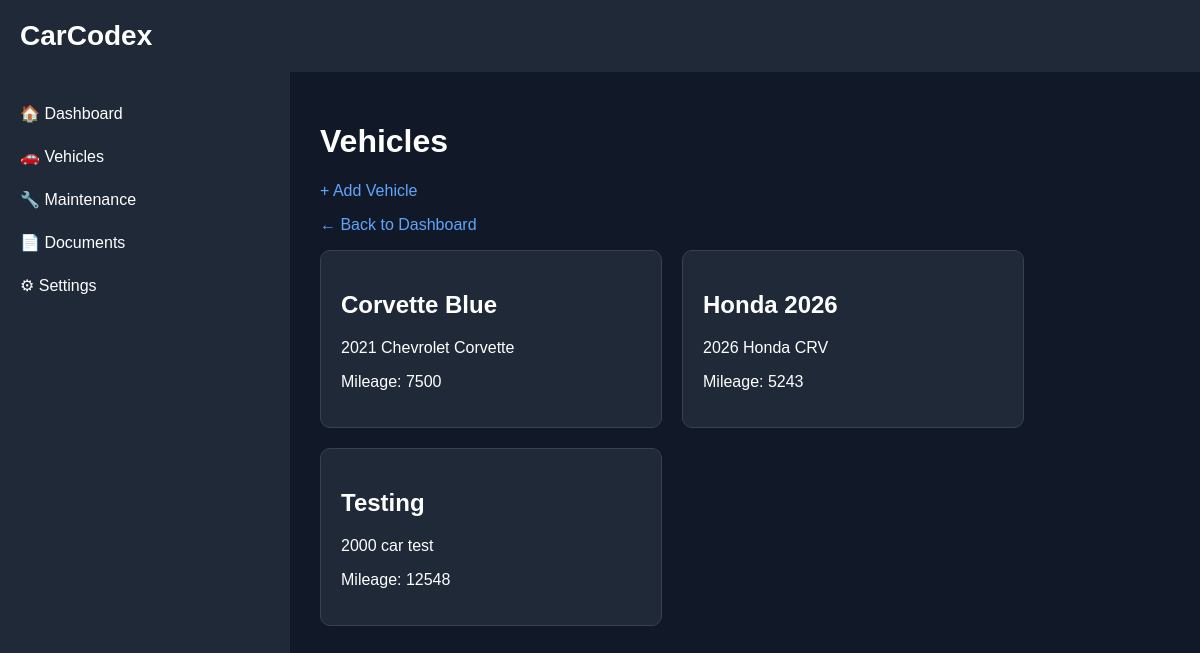
Before: /vehicles-ui with the older database file.
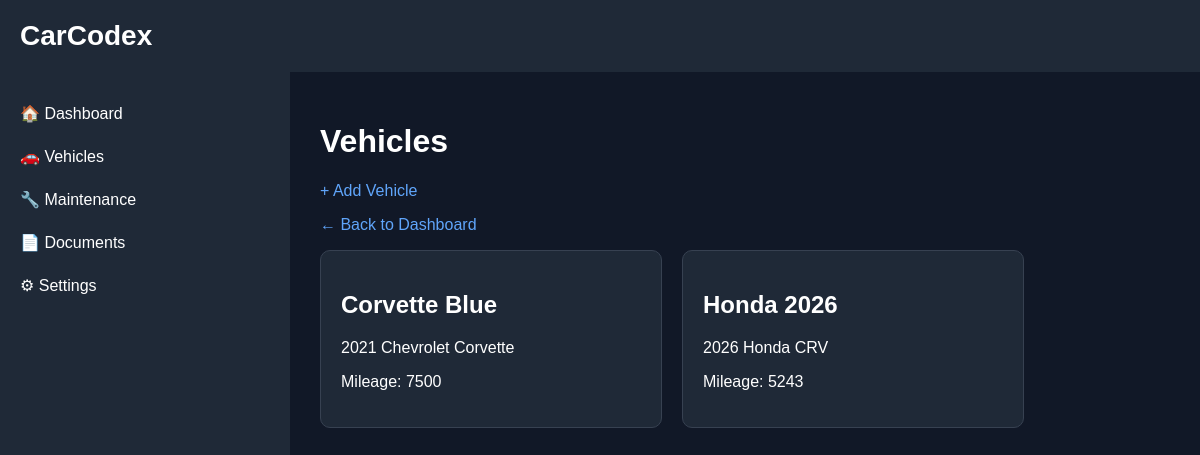
After: the same page with the newer database file.
### backend/models.py (models this page shows)
class Vehicle(Base):
    __tablename__ = "vehicles"
    id = Column(Integer, primary_key=True, index=True)
    nickname = Column(String)
    vin = Column(String)
    year = Column(Integer)
    make = Column(String)
    model = Column(String)
    trim = Column(String)
    current_mileage = Column(Integer)
    archived = Column(
        Boolean,
        default=False
)

### backend/main.py (the view)
@app.get(
    "/vehicles-ui",
    response_class=HTMLResponse
)
def vehicles_ui(
    request: Request
):
    db = SessionLocal()
    vehicles = db.query(
        Vehicle
    ).filter(
        Vehicle.archived == False
    ).all()
    db.close()
    return templates.TemplateResponse(
        request=request,
        name="vehicles.html",
        context={
            "request": request,
            "vehicles": vehicles
        }
    )

### backend/templates/vehicles.html (shortened to what this page needs)
{% extends "base.html" %}
{% block content %}
<h1>Vehicles</h1>
<p>
<A href="/vehicle-add" class="nav-link">
        + Add Vehicle
    </a>
</p>
<p>
    <a href="/ui" class="nav-link">
        ← Back to Dashboard
    </a>
</p>
<div class="vehicle-grid">
    {% for vehicle in vehicles %}
    <a href="/vehicle/{{ vehicle.id }}" class="vehicle-link">
        <div class="vehicle-card">
            <h2>{{ vehicle.nickname }}</h2>
            <p>
                {{ vehicle.year }}
                {{ vehicle.make }}
                {{ vehicle.model }}
            </p>
            <p>
                Mileage: {{ vehicle.current_mileage }}
            </p>
        </div>
    </a>
    {% endfor %}
</div>
{% endblock %}

### backend/templates/base.html (shortened to what this page needs)
<!DOCTYPE html>
<html>
<head>
</head>
<body>
    <div class="header">
        CarCodex
    </div>
    <div class="container">
        <div class="sidebar">
            <a href="/ui">
                🏠 Dashboard
            </a>
            <a href="/vehicles-ui">
                🚗 Vehicles
            </a>
            <a href="/maintenance-ui">
                🔧 Maintenance
            </a>
            <a href="#">
                📄 Documents
            </a>
            <a href="/settings">
                ⚙ Settings
            </a>
        </div>
        <div class="content">
            {% block content %}
            {% endblock %}
        </div>
    </div>
</body>
</html>

### backend/templates/base.html (style rules this page uses)
body { margin: 0; font-family: Arial, sans-serif; background: #111827; color: white; }
.header { background: #1f2937; padding: 20px; font-size: 28px; font-weight: bold; }
.container { display: flex; min-height: 100vh; }
.sidebar { width: 250px; background: #1f2937; padding: 20px; }
.sidebar a { display: block; color: white; text-decoration: none; padding: 12px 0; }
.content { flex: 1; padding: 30px; }

### backend/templates/vehicles.html (style rules this page uses)
.vehicle-grid { display: flex; gap: 20px; flex-wrap: wrap; }
.vehicle-link { text-decoration: none; color: inherit; }
.vehicle-card { background: #1f2937; border: 1px solid #374151; border-radius: 10px; width: 300px; padding: 20px; transition: all 0.2s ease; }
.nav-link { color: #60a5fa; text-decoration: none; }

Changed rows visible on the page:
no longer on this page (row edited): Vehicle: nickname "Testing", year "2000", make "car", model "test", current_mileage "12548"
